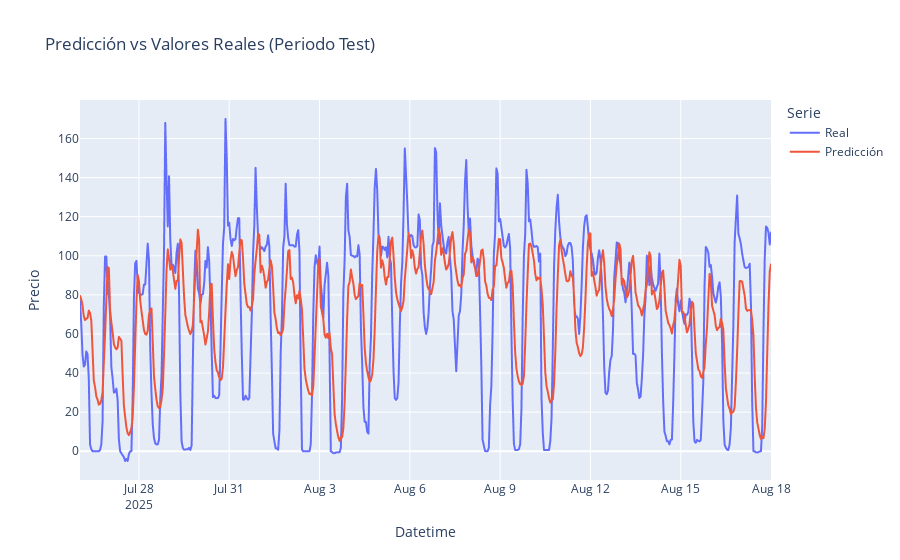

The cell this chart's notebook holds for it:
### Code cell
test_dates = data_df['Datetime_hour'].iloc[-num_test_samples:].reset_index(drop=True)

# Como y_test tiene forma (n_muestras, 24), lo aplanamos
y_test_flat = y_test_rescaled.flatten()
y_pred_flat = y_pred_rescaled.flatten()

# Cortamos las fechas para que coincidan con el tamaño
test_dates = test_dates.iloc[:len(y_test_flat)]

# --- Crear dataframe para graficar ---
df_plot = pd.DataFrame({
    "Datetime": test_dates,
    "Real": y_test_flat,
    "Predicción": y_pred_flat
})

# Pasamos a formato long (para usar plotly express más fácil)
df_melted = df_plot.melt(id_vars="Datetime", value_vars=["Real", "Predicción"],
                         var_name="Serie", value_name="Precio")

# --- Gráfico interactivo ---
fig = px.line(df_melted, x="Datetime", y="Precio", color="Serie",
              title="Predicción vs Valores Reales (Periodo Test)")

# fig.update_traces(mode="lines+markers")
fig.update_layout(hovermode="x unified")

fig.show()

### Figure 1 — Plotly figure (JSON) as saved in the notebook; plotly's stock layout.template omitted (floating-point values rounded to 4 significant figures; data arrays with more than 128 entries replaced by an {"elided": "..."} marker saying what was removed)
{"data": [{"hovertemplate": "Serie=Real<br>Datetime=%{x}<br>Precio=%{y}<extra></extra>", "legendgroup": "Real", "line": {"color": "#636efa", "dash": "solid"}, "marker": {"symbol": "circle"}, "mode": "lines", "name": "Real", "showlegend": true, "type": "scattergl", "x": {"elided": "552 str values"}, "xaxis": "x", "y": {"elided": "552 float values"}, "yaxis": "y"}, {"hovertemplate": "Serie=Predicción<br>Datetime=%{x}<br>Precio=%{y}<extra></extra>", "legendgroup": "Predicción", "line": {"color": "#EF553B", "dash": "solid"}, "marker": {"symbol": "circle"}, "mode": "lines", "name": "Predicción", "showlegend": true, "type": "scattergl", "x": {"elided": "552 str values"}, "xaxis": "x", "y": {"elided": "552 float values"}, "yaxis": "y"}], "layout": {"hovermode": "x unified", "legend": {"title": {"text": "Serie"}, "tracegroupgap": 0}, "title": {"text": "Predicción vs Valores Reales (Periodo Test)"}, "xaxis": {"anchor": "y", "domain": [0, 1], "title": {"text": "Datetime"}}, "yaxis": {"anchor": "x", "domain": [0, 1], "title": {"text": "Precio"}}}}
